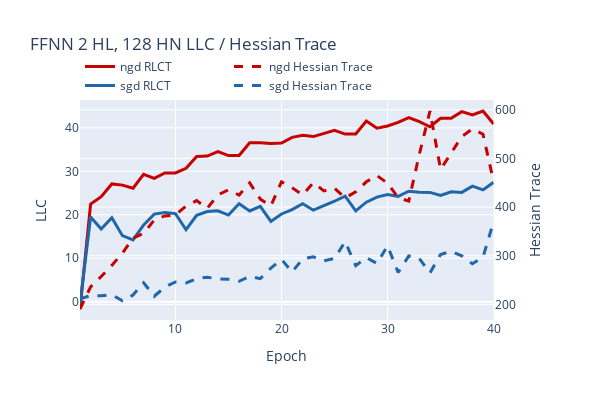

Notebook cell for this chart:
### Markdown cell above
#### **6. Visualise RLCT / Hessian rank, Hessian eigenspectra, generalisation loss, RLCT convergence**

We display the following final figures:
- RLCT and Hessian rank evolution for each model, for NGD and SGD
- Hessian eigenspectra for SGD and NGD overlaid on the same plot
- Evolution of generalisation loss for each model, compared to validation loss
- RLCT moving average evolution for each model, for NGD and SGD, to check for convergence

### Code cell
# Visualise RLCT and Hessian rank data

exp_figures = {}

for title in models.keys():
    exp_fig = make_subplots(specs=[[{"secondary_y" : True}]])
    color_index = 0
    for optim in optimizers:
        color = color_cycle[color_index % len(color_cycle)]
        color_index += 1
        exp_fig.add_trace(go.Scatter(
            x=epochs,
            y=llc_estimates[title][optim],
            mode="lines",
            name=f"{optim} RLCT",
            line=dict(color=color, width=3),
        ), secondary_y=False)
        exp_fig.add_trace(go.Scatter(
            x=epochs,
            y=hessian_traces[title][optim][1:],
            mode="lines",
            name=f"{optim} Hessian Trace",
            line=dict(color=color, dash="dash", width=3)
        ), secondary_y=True)
    exp_fig.update_layout(
        title=f"{title} LLC / Hessian Trace",
        xaxis_title="Epoch",
        xaxis=dict(
            tickmode='linear',
            tick0=0,
            dtick=10,
        ),
        yaxis_type="linear",
        width=600,
        height=400,
        legend=dict(
            x=0,
            y=1,
            xanchor='left',
            yanchor='bottom',
            orientation='h',
        ),
    )
    exp_fig.update_yaxes(title_text="LLC", secondary_y=False)
    exp_fig.update_yaxes(title_text="Hessian Trace", secondary_y=True)
    exp_figures[title] = exp_fig
    exp_fig.show()

### Figure 1 — Plotly figure (JSON) as saved in the notebook; plotly's stock layout.template omitted (floating-point values rounded to 4 significant figures)
{"data": [{"line": {"color": "rgb(200, 0, 0)", "width": 3}, "mode": "lines", "name": "ngd RLCT", "type": "scatter", "x": [1, 2, 3, 4, 5, 6, 7, 8, 9, 10, 11, 12, 13, 14, 15, 16, 17, 18, 19, 20, 21, 22, 23, 24, 25, 26, 27, 28, 29, 30, 31, 32, 33, 34, 35, 36, 37, 38, 39, 40], "xaxis": "x", "y": [-1.666, 22.47, 24.18, 27.1, 26.83, 26.11, 29.33, 28.39, 29.63, 29.64, 30.71, 33.43, 33.52, 34.52, 33.63, 33.65, 36.58, 36.59, 36.4, 36.5, 37.83, 38.32, 38.0, 38.79, 39.43, 38.57, 38.6, 41.58, 39.92, 40.44, 41.26, 42.35, 41.43, 40.27, 42.22, 42.21, 43.74, 43.0, 43.89, 40.91, 41.93], "yaxis": "y"}, {"line": {"color": "rgb(200, 0, 0)", "dash": "dash", "width": 3}, "mode": "lines", "name": "ngd Hessian Trace", "type": "scatter", "x": [1, 2, 3, 4, 5, 6, 7, 8, 9, 10, 11, 12, 13, 14, 15, 16, 17, 18, 19, 20, 21, 22, 23, 24, 25, 26, 27, 28, 29, 30, 31, 32, 33, 34, 35, 36, 37, 38, 39, 40], "xaxis": "x", "y": [190.4, 236.0, 257.2, 280.1, 305.4, 336.3, 345.9, 373.5, 381.7, 384.0, 402.0, 413.3, 397.5, 424.9, 435.5, 424.7, 449.6, 416.4, 402.2, 452.0, 439.7, 425.1, 450.2, 433.4, 438.9, 418.7, 431.2, 451.9, 464.9, 448.9, 419.3, 412.3, 508.8, 597.5, 477.4, 510.5, 545.0, 560.5, 549.9, 452.3], "yaxis": "y2"}, {"line": {"color": "rgb(32, 102, 168)", "width": 3}, "mode": "lines", "name": "sgd RLCT", "type": "scatter", "x": [1, 2, 3, 4, 5, 6, 7, 8, 9, 10, 11, 12, 13, 14, 15, 16, 17, 18, 19, 20, 21, 22, 23, 24, 25, 26, 27, 28, 29, 30, 31, 32, 33, 34, 35, 36, 37, 38, 39, 40], "xaxis": "x", "y": [-0.5332, 19.49, 16.72, 19.33, 15.21, 14.24, 17.69, 20.17, 20.52, 20.29, 16.57, 19.9, 20.75, 20.93, 19.94, 22.54, 20.89, 21.94, 18.49, 20.19, 21.21, 22.55, 21.07, 22.01, 23.12, 24.29, 20.92, 22.91, 24.07, 24.69, 24.22, 25.43, 25.2, 25.16, 24.46, 25.29, 25.16, 26.6, 25.74, 27.48, 23.28], "yaxis": "y"}, {"line": {"color": "rgb(32, 102, 168)", "dash": "dash", "width": 3}, "mode": "lines", "name": "sgd Hessian Trace", "type": "scatter", "x": [1, 2, 3, 4, 5, 6, 7, 8, 9, 10, 11, 12, 13, 14, 15, 16, 17, 18, 19, 20, 21, 22, 23, 24, 25, 26, 27, 28, 29, 30, 31, 32, 33, 34, 35, 36, 37, 38, 39, 40], "xaxis": "x", "y": [211.1, 218.1, 217.4, 220.0, 207.1, 219.3, 244.3, 216.6, 235.4, 246.0, 244.1, 252.7, 255.8, 252.2, 251.4, 247.4, 257.6, 252.9, 274.5, 292.4, 266.3, 293.5, 297.6, 289.6, 294.4, 329.1, 279.5, 296.1, 284.2, 320.3, 265.5, 299.4, 294.1, 264.7, 302.5, 309.2, 299.6, 283.4, 296.8, 370.0], "yaxis": "y2"}], "layout": {"height": 400, "legend": {"orientation": "h", "x": 0, "xanchor": "left", "y": 1, "yanchor": "bottom"}, "title": {"text": "FFNN 2 HL, 128 HN LLC / Hessian Trace"}, "width": 600, "xaxis": {"anchor": "y", "domain": [0, 0.94], "dtick": 10, "tick0": 0, "tickmode": "linear", "title": {"text": "Epoch"}}, "yaxis": {"anchor": "x", "domain": [0, 1], "title": {"text": "LLC"}, "type": "linear"}, "yaxis2": {"anchor": "x", "overlaying": "y", "side": "right", "title": {"text": "Hessian Trace"}}}}
